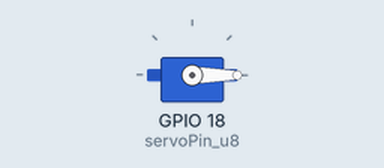
Simulated run of this sketch. Board: ESP32. On the bench: servo. What the sketch prints to the serial monitor is not drawn.

Above: at 0.05 s.
At 1.5 s:
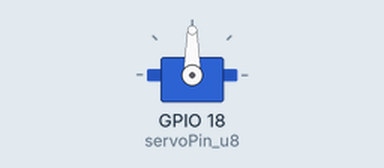
At 3.0 s:
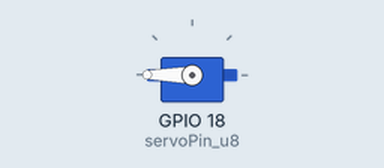
Timing chart, 0 to 6.9 s (numbered marks = the images above):
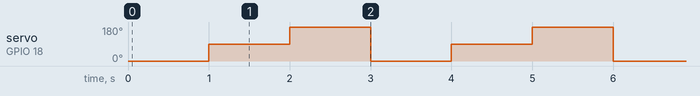

Measured:
- by itself, servo on GPIO 18 (servoPin_u8): repeats every 3.0 s: 180° 1.0 s, 0° 1.0 s, 90° 1.0 s

The sketch:

06_servo_motor.ino
```cpp
#include <ESP32Servo.h>

Servo servoMotor;
#define servoPin_u8 18
void setup() {
  // put your setup code here, to run once:

  Serial.begin(9600);
  Serial.println("Servo Motor");
  servoMotor.attach(servoPin_u8);
}

void loop() {
  servoMotor.write(0);
  delay(1000);
  servoMotor.write(90);
  delay(1000);
  servoMotor.write(180);
  delay(1000);
}
```
